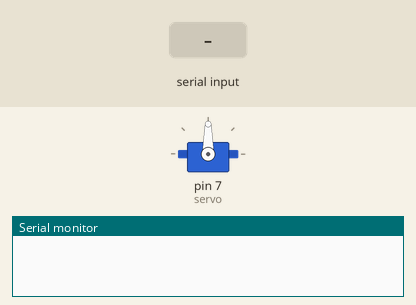
Bench run of a sketch on a simulated Arduino Uno, built with avr-gcc and run on an emulated ATmega328P. On the bench: servo, the last lines printed to the serial monitor. Inputs (shaded band) come from the test bench.

Above: at 1.2 s.
1.3 s: "l" received over Serial
At 2.4 s:
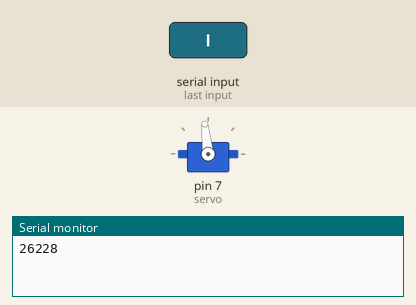
2.8 s: "r" received over Serial
At 3.5 s:
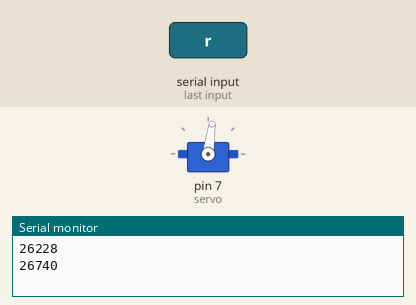
Timing chart, 0 to 5.8 s (numbered marks = the images above; inputs shaded):
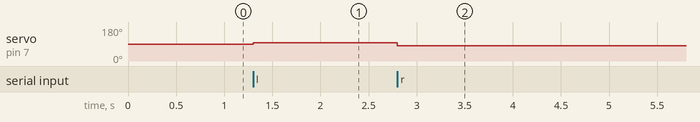

The sketch:

FR_X.ino
```cpp
#include <Servo.h>

Servo servo;

char data;

void setup()
{
  Serial.begin(9600);
  servo.attach(7);
}

void loop()
{
  data = Serial.read();
  if (data == 'l') {
    servo.write(96);
    Serial.println('left');
  }

  if (data == 'r') {
    servo.write(82);
    Serial.println('right');
  }

  if (data == 's'){
    servo.write(90);
    Serial.println('stop');
  }
}
```

Measured:
- after the input at 1.3 s, servo on pin 7 (servo): 90° → 96° at once
- after the input at 2.8 s, servo on pin 7 (servo): 96° → 82° at once
